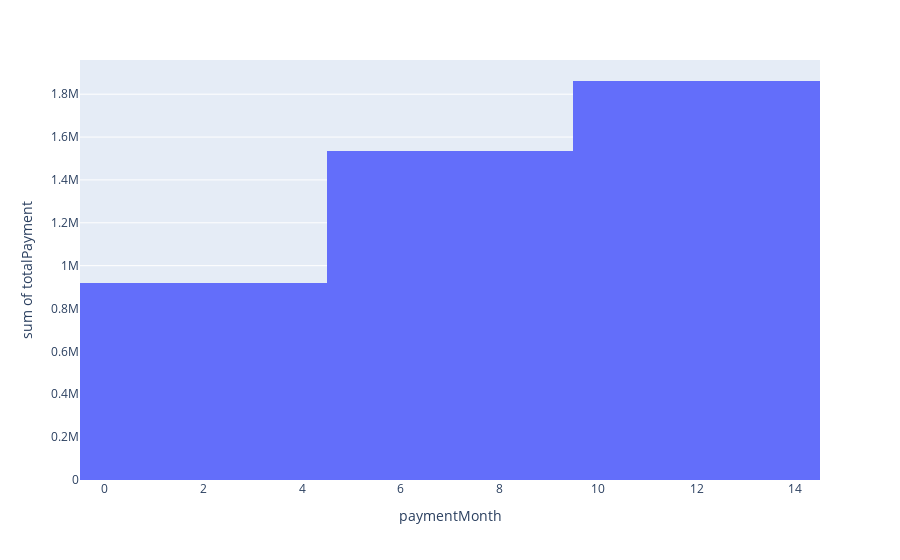

Notebook source saved alongside this figure:
### Code cell
import plotly as pl
df = mydata
fig = pl.plot(df, x="paymentMonth", y="totalPayment", kind="hist")
fig

### Figure 1 — Plotly figure (JSON) as saved in the notebook; plotly's stock layout.template omitted (floating-point values rounded to 4 significant figures)
{"data": [{"alignmentgroup": "True", "bingroup": "x", "histfunc": "sum", "hovertemplate": "paymentMonth=%{x}<br>sum of totalPayment=%{y}<extra></extra>", "legendgroup": "", "marker": {"color": "#636efa", "pattern": {"shape": ""}}, "name": "", "offsetgroup": "", "orientation": "v", "showlegend": false, "type": "histogram", "x": [1, 2, 3, 4, 5, 6, 7, 8, 9, 10, 11, 12], "xaxis": "x", "y": [234200.0, 106700.0, 404600.0, 173200.0, 208500.0, 185800.0, 284200.0, 378100.0, 476400.0, 185100.0, 857200.0, 819300.0], "yaxis": "y"}], "layout": {"barmode": "relative", "legend": {"tracegroupgap": 0}, "margin": {"t": 60}, "xaxis": {"anchor": "y", "domain": [0, 1], "title": {"text": "paymentMonth"}}, "yaxis": {"anchor": "x", "domain": [0, 1], "title": {"text": "sum of totalPayment"}}}}
